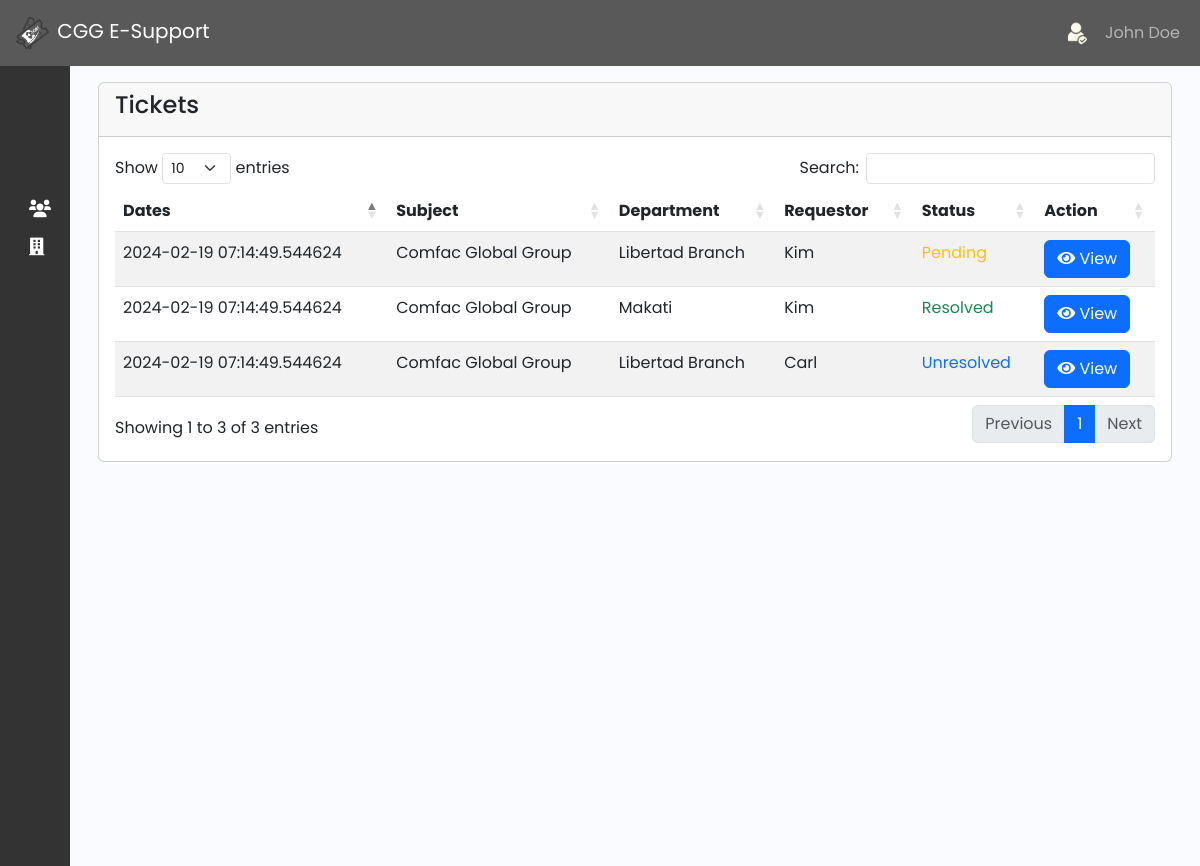
Screenshot of /admin/ticket.php with the database file from the repository.
### tables this page shows
CREATE TABLE `ticket` (
  `date` timestamp(6) NOT NULL DEFAULT current_timestamp(6),
  `subject` varchar(30) NOT NULL,
  `department` varchar(30) NOT NULL,
  `requestor` varchar(50) NOT NULL,
  `concern` varchar(50) NOT NULL,
  `status` varchar(50) NOT NULL DEFAULT 'Pending',
  `date_created` timestamp NOT NULL DEFAULT current_timestamp() ON UPDATE current_timestamp()
);

### function/myfunction.php (called while the page is built)
<?php
include('../mysql_connect.php');
function getAll($table)
{
    global $con;
    $query = "SELECT * FROM $table";
    return $query_run = mysqli_query($con, $query);
}
?>

### admin/ticket.php (the view, shortened to what this page needs)
<?php include('../function/myfunction.php');
include 'sidebar_navbar.php'
?>
<?php
$ticket = getAll("ticket");
function getStatusColorClass($status)
{
    switch ($status) {
        case 'Pending':
            return 'text-warning';
        case 'Resolved':
            return 'text-success';
        case 'Unresolved':
            return 'text-primary';
    }
}
?>
<!DOCTYPE html>
<html lang="en">
<head>
    <link rel="stylesheet" href="https://cdnjs.cloudflare.com/ajax/libs/twitter-bootstrap/5.3.0/css/bootstrap.min.css">
    <link rel="stylesheet" href="https://cdn.datatables.net/1.13.7/css/dataTables.bootstrap5.min.css">
    <link rel="stylesheet" href="https://cdnjs.cloudflare.com/ajax/libs/font-awesome/6.0.0-beta3/css/all.min.css">
    <link rel="stylesheet" href="https://cdnjs.cloudflare.com/ajax/libs/font-awesome/5.15.4/css/all.min.css">
    <link href="https://cdn.lineicons.com/4.0/lineicons.css" rel="stylesheet" />
    <link href="https://cdn.jsdelivr.net/npm/bootstrap@5.3.0-alpha3/dist/css/bootstrap.min.css" rel="stylesheet">
    <link rel="stylesheet" href="css/sidebar.css">
</head>
<body>
    <div class="main p-3">
        <div class="container">
            <div class="row">
                <div class="col-md-12">
                    <div class="card">
                        <div class="card-header">
                            <h4>Tickets</h4>
                        </div>
                        <div class="card-body" id="category_table">
                            <table id="example" class="table table-striped" style="width:100%">
                                <thead>
                                    <tr>
                                        <th>Dates</th>
                                        <th>Subject</th>
                                        <th>Department</th>
                                        <th>Requestor</th>
                                        <th>Status</th>
                                        <th>Action</th>
                                    </tr>
                                </thead>
                                <tbody>
                                <?php
                                if (mysqli_num_rows($ticket) > 0) {
                                    foreach ($ticket as $item) {
                                ?>
                                        <tr>
                                            <td><?= $item['date']; ?></td>
                                            <td><?= $item['subject']; ?></td>
                                            <td><?= $item['department']; ?></td>
                                            <td><?= $item['requestor']; ?></td>
                                            <td class="<?= getStatusColorClass($item['status']); ?>">
                                                <?= $item['status']; ?>
                                            </td>
                                            <td class="table-action">
                                                <button class="btn btn-primary" onclick="AcceptTicket(<?php echo $item['date']; ?>)">
                                                    <i class="fas fa-eye"></i> View
                                                </button>
                                            </td>
                                        </tr>
                                <?php
                                    }
                                } else {
                                    echo "No Records Found!";
                                }
                                ?>
                            </tbody>
                            </table>
                        </div>
                    </div>
                </div>
            </div>
        </div>
    </div>
</body>
</html>

### admin/css/sidebar.css (style rules this page uses)
body { font-family: 'Poppins', sans-serif; }
.main { min-height: 100vh; width: 100%; overflow: hidden; transition: all 0.35s ease-in-out; background-color: #fafbfe; }

### rows the page displays
ticket: date "2024-02-19 07:14:49.544624", subject "Comfac Global Group", department "Libertad Branch", requestor "Kim", status "Pending"
ticket: date "2024-02-19 07:14:49.544624", subject "Comfac Global Group", department "Makati", requestor "Kim", status "Resolved"
ticket: date "2024-02-19 07:14:49.544624", subject "Comfac Global Group", department "Libertad Branch", requestor "Carl", status "Unresolved"
